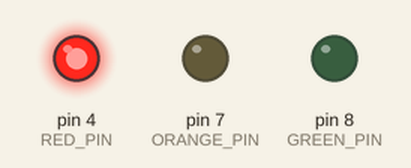
This program was run on a simulated Arduino Uno, built with avr-gcc and run on an emulated ATmega328P. Parts: output pins drawn as LEDs (lit = HIGH).

Above: at 1.5 s.
At 3.5 s:
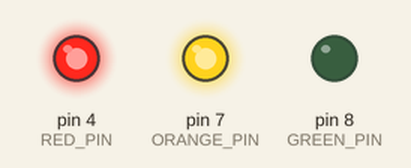
At 5.5 s:
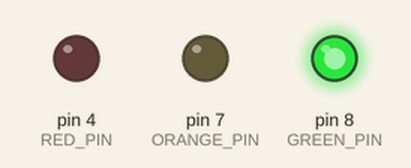
At 7.5 s:
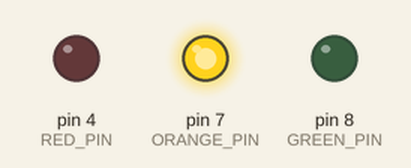
Timing chart, 0 to 10.4 s (numbered marks = the images above):
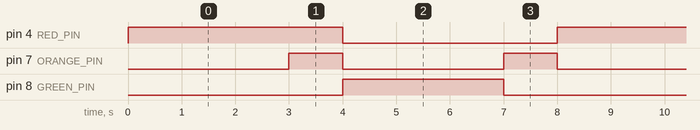

The program:

main.cpp
```cpp
#include <Arduino.h>
#include "tasks/SemaphoreControl.cpp"

// Pins
const int RED_PIN = 4;
const int ORANGE_PIN = 7;
const int GREEN_PIN = 8;

SemaphoreControl semaphoreControl(RED_PIN, ORANGE_PIN, GREEN_PIN);


void setup() {
  semaphoreControl.setup();
}

void loop() {
  semaphoreControl.loop();
}
```

DebouncedButton.hpp
```cpp
#pragma once
#include <Arduino.h>

class DebouncedButton {
private:
    int _pin;
    int _buttonState;
    int _lastButtonState;
    unsigned long _lastDebounceTime;
    unsigned long _debounceDelay;

public:
    DebouncedButton(int pin, unsigned long debounceDelay = 50);

    void begin(int mode = INPUT);

    bool wasPressed();
};
```

button.cpp
```cpp
#include "DebouncedButton.hpp"

DebouncedButton::DebouncedButton(int pin, unsigned long debounceDelay)
    : _pin(pin),
      _buttonState(LOW),
      _lastButtonState(LOW),
      _lastDebounceTime(0),
      _debounceDelay(debounceDelay) {
}

void DebouncedButton::begin(int mode){
    pinMode(_pin, mode);
}

bool DebouncedButton::wasPressed(){
    int reading = digitalRead(_pin);
    bool pressed = false;

    if(reading!=_lastButtonState){
        _lastDebounceTime = millis();
    }

    if((millis()-_lastDebounceTime) >= _debounceDelay){
        if (reading!=_buttonState){
            _buttonState = reading;

            if (_buttonState){
                pressed = true;
            }
        }
    }

    _lastButtonState = reading;

    return pressed;
}
```

ButtonControl.cpp
```cpp
#include "DebouncedButton.hpp"

class ButtonControl {
public:
    ButtonControl(int ledPin, int buttonPin)
        : ledPin(ledPin),
          button(buttonPin) {}

    void setup() {
        pinMode(ledPin, OUTPUT);
        button.begin(INPUT);
    }

    void loop() {
        if (button.wasPressed()) {
            digitalWrite(ledPin, !digitalRead(ledPin));
        }
    }

private:
    const int ledPin;
    DebouncedButton button;
};
```

SemaphoreControl.cpp
```cpp
#include <Arduino.h>

class SemaphoreControl {
public:
    SemaphoreControl(int redPin, int yellowPin, int greenPin)
        : redPin(redPin), yellowPin(yellowPin), greenPin(greenPin) {}

    void setup() {
        pinMode(redPin, OUTPUT);
        pinMode(yellowPin, OUTPUT);
        pinMode(greenPin, OUTPUT);
    }

    void loop() {
        set_led_states(RED);
        delay(3000);
        set_led_states(RED_ORANGE);
        delay(1000);
        set_led_states(GREEN);
        delay(3000);
        set_led_states(ORANGE);
        delay(1000);
    }

private:
    const int redPin;
    const int yellowPin;
    const int greenPin;

    const int RED[3] = {HIGH, LOW, LOW};
    const int RED_ORANGE[3] = {HIGH, HIGH, LOW};
    const int GREEN[3] = {LOW, LOW, HIGH};
    const int ORANGE[3] = {LOW, HIGH, LOW};

    void set_led_states(const int states[3]) {
        digitalWrite(redPin, states[0]);
        digitalWrite(yellowPin, states[1]);
        digitalWrite(greenPin, states[2]);
    }
};
```

Measured:
- by itself, pin 4 (RED_PIN): alternates HIGH for 4.0 s and LOW for 4.0 s
- by itself, pin 7 (ORANGE_PIN): alternates HIGH for 1.0 s and LOW for 3.0 s
- by itself, pin 8 (GREEN_PIN): alternates HIGH for 3.0 s and LOW for 5.0 s
